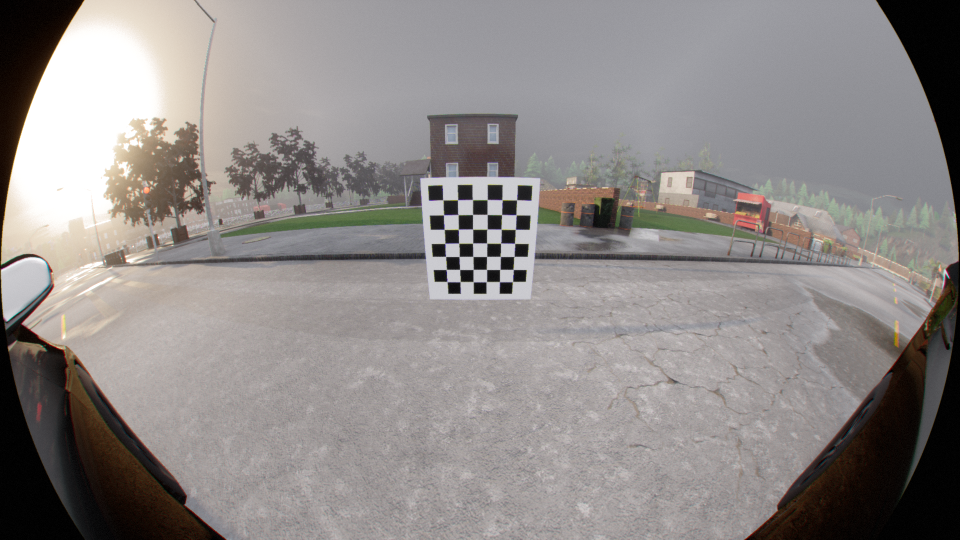
#> input picture IntrinsicCalibration/right/cali_right.png, 1920 x 1080 px (shown at 1/2 size)
$ python intrinsicCalib.py   (older library calls are emulated)
#> lines starting #> are read from the running program, lines starting #| are printed output that depends on the picture; after the words box and inside, x2 and y2 are one past the last pixel; in counts of white or black regions, pixels touching at a corner belong together
import argparse
import cv2
import numpy as np
import os

parser = argparse.ArgumentParser(description="Camera Intrinsic Calibration")
parser.add_argument('-input', '--INPUT_TYPE', default='image', type=str, help='Input Source: camera/video/image')
parser.add_argument('-type', '--CAMERA_TYPE', default='fisheye', type=str, help='Camera Type: fisheye/normal')
parser.add_argument('-id', '--CAMERA_ID', default=1, type=int, help='Camera ID')
parser.add_argument('-path', '--INPUT_PATH', default='./right/', type=str, help='Input Video/Image Path')
parser.add_argument('-video', '--VIDEO_FILE', default='video.mp4', type=str, help='Input Video File Name (eg.: video.mp4)')
# parser.add_argument('-image', '--IMAGE_FILE', default='img_raw', type=str, help='Input Image File Name Prefix (eg.: img_raw)')
parser.add_argument('-image', '--IMAGE_FILE', default='cali', type=str, help='Input Image File Name Prefix (eg.: img_raw)')
parser.add_argument('-mode', '--SELECT_MODE', default='manual', type=str, help='Image Select Mode: auto/manual')
parser.add_argument('-fw','--FRAME_WIDTH', default=1920, type=int, help='Camera Frame Width')
parser.add_argument('-fh','--FRAME_HEIGHT', default=1080, type=int, help='Camera Frame Height')
parser.add_argument('-bw','--BORAD_WIDTH', default=7, type=int, help='Chess Board Width (corners number)')
parser.add_argument('-bh','--BORAD_HEIGHT', default=6, type=int, help='Chess Board Height (corners number)')
parser.add_argument('-size','--SQUARE_SIZE', default=100, type=int, help='Chess Board Square Size (mm)')
parser.add_argument('-num','--CALIB_NUMBER', default=1, type=int, help='Least Required Calibration Frame Number')
parser.add_argument('-delay','--FRAME_DELAY', default=12, type=int, help='Capture Image Time Interval (frame number)')
parser.add_argument('-subpix','--SUBPIX_REGION', default=5, type=int, help='Corners Subpix Optimization Region')
parser.add_argument('-fps','--CAMERA_FPS', default=20, type=int, help='Camera Frame per Second(FPS)')
parser.add_argument('-fs', '--FOCAL_SCALE', default=1, type=float, help='Camera Undistort Focal Scale')
parser.add_argument('-ss', '--SIZE_SCALE', default=1, type=float, help='Camera Undistort Size Scale')
parser.add_argument('-store','--STORE_FLAG', default=False, type=bool, help='Store Captured Images (Ture/False)')
parser.add_argument('-store_path', '--STORE_PATH', default='./data/', type=str, help='Path to Store Captured Images')
parser.add_argument('-crop','--CROP_FLAG', default=False, type=bool, help='Crop Input Video/Image to (fw,fh) (Ture/False)')
parser.add_argument('-resize','--RESIZE_FLAG', default=False, type=bool, help='Resize Input Video/Image to (fw,fh) (Ture/False)')
args = parser.parse_args()


class CalibData:
    def __init__(self):
        self.type = None
        self.camera_mat = None
        self.dist_coeff = None
        self.rvecs = None
        self.tvecs = None
        self.map1 = None
        self.map2 = None
        self.reproj_err = None
        self.ok = False

class Fisheye:
    def __init__(self):
        self.data = CalibData()
        self.inited = False
        self.BOARD = np.array([ [(j * args.SQUARE_SIZE, i * args.SQUARE_SIZE, 0.)]
                               for i in range(args.BORAD_HEIGHT)
                               for j in range(args.BORAD_WIDTH) ],dtype=np.float32)

    # [52 lines left out: functions update, _update_init, _update_refine, _calc_reproj_err, _get_camera_mat_dst, _get_undistort_maps, not called in this run]

class Normal:
    # [58 lines left out: functions __init__, update, _update_init, _update_refine, _calc_reproj_err, _get_camera_mat_dst and 1 more, not called in this run]

class InCalibrator:
    def __init__(self, camera):
#> in imageManualMode, raw_frame is the input picture: shape (1080, 1920, 3); mean B, G, R 136.4, 138, 142.9
        if camera == 'fisheye':
            self.camera = Fisheye()
        elif camera == 'normal':
            self.camera = Normal()
        else:
            raise Exception("camera should be fisheye/normal")
        self.corners = []

    @staticmethod
    def get_args():
        return args

    def get_corners(self, img):
        ok, corners = cv2.findChessboardCorners(img, (args.BORAD_WIDTH, args.BORAD_HEIGHT),
                      flags = cv2.CALIB_CB_ADAPTIVE_THRESH|cv2.CALIB_CB_NORMALIZE_IMAGE|cv2.CALIB_CB_FAST_CHECK)
#> ok = True; corners = 42 rows, first 8: [1033.5, 400.4], [1032.6, 430.3], [1030.8, 459.6], [1029.8, 487.2], [1028.6, 513.4], [1026.7, 539.3], [1025.6, 563.5], [1004.5, 400.2]
        if ok:
            gray = cv2.cvtColor(img, cv2.COLOR_BGR2GRAY)
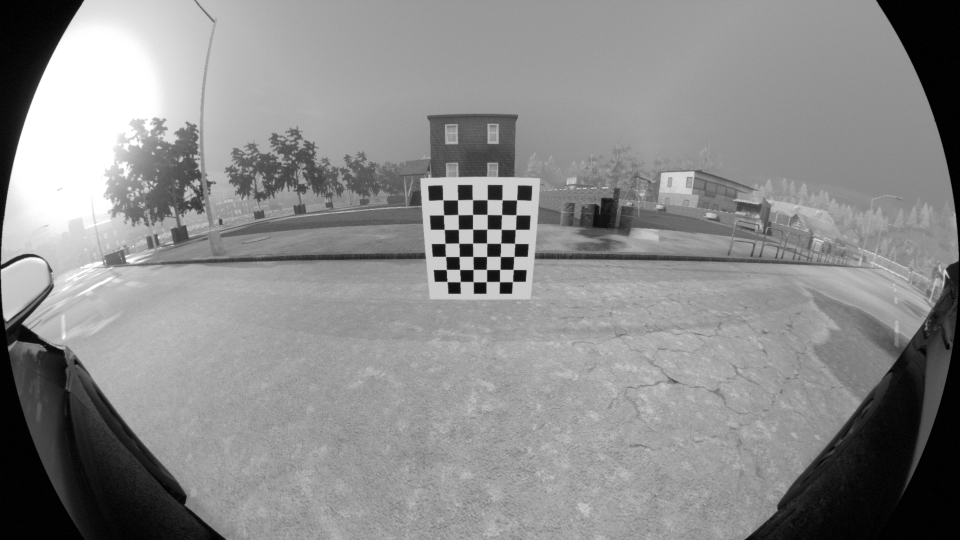
#> gray: shape (1080, 1920) (shown at 1/2 size); min 0, max 255, mean 139.3
            corners = cv2.cornerSubPix(gray, corners, (args.SUBPIX_REGION, args.SUBPIX_REGION), (-1, -1),
                                       (cv2.TERM_CRITERIA_EPS + cv2.TERM_CRITERIA_MAX_ITER, 30, 0.01))
#> corners = 42 rows, first 8: [1033.7, 400.3], [1032.7, 430.2], [1030.9, 459.3], [1029.7, 487.3], [1028.4, 513.4], [1026.7, 539.3], [1025.4, 563.6], [1004.7, 400.3]
        return ok, corners

    def draw_corners(self, img):
        ok, corners = self.get_corners(img)
#> ok = True
        cv2.drawChessboardCorners(img, (args.BORAD_WIDTH, args.BORAD_HEIGHT), corners, ok)
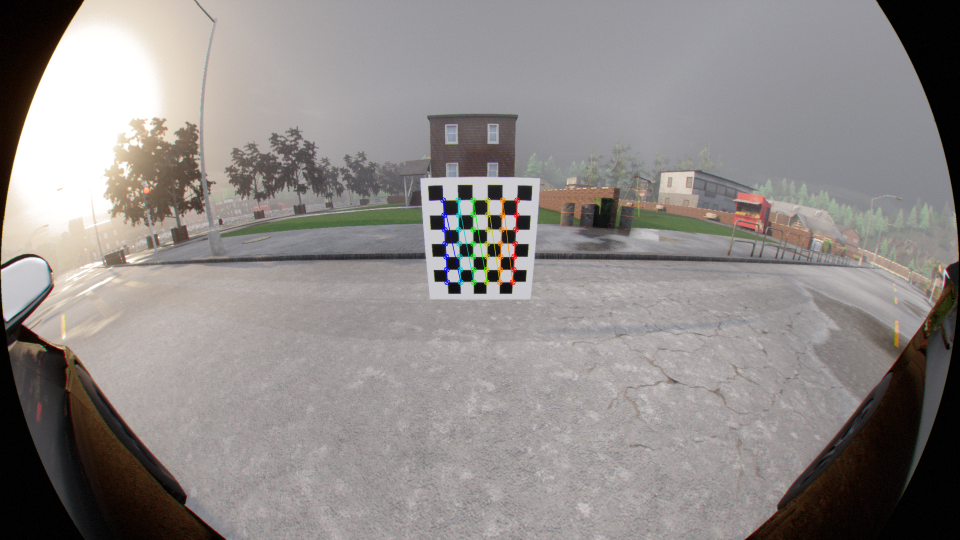
#> img: shape (1080, 1920, 3) (shown at 1/2 size); 0.41% of pixels changed, all inside (x1, y1, x2, y2) = (880, 394, 1041, 571)
        return img

    def undistort(self, img):
        data = self.camera.data
        return cv2.remap(img, data.map1, data.map2, cv2.INTER_LINEAR)

    # [19 lines left out: functions calibrate, __call__, centerCrop, not called in this run]

def get_images(PATH, NAME):
    filePath = [os.path.join(PATH, x) for x in os.listdir(PATH)
                if any(x.endswith(extension) for extension in ['.png', '.jpg', '.jpeg', '.PNG', '.JPG', '.JPEG'])
               ]
    filenames = [filename for filename in filePath if NAME in filename]
    if len(filenames) == 0:
        raise Exception("from {} read images failed".format(PATH))
    return filenames

class CalibMode():
    def __init__(self, calibrator, input_type, mode):
        self.calibrator = calibrator
        self.input_type = input_type
        self.mode = mode

    def imgPreprocess(self, img):
        if args.CROP_FLAG:
            img = centerCrop(img, args.FRAME_WIDTH, args.FRAME_HEIGHT)
        elif args.RESIZE_FLAG:
            img = cv2.resize(img, (args.FRAME_WIDTH, args.FRAME_HEIGHT))
        return img

    # [34 lines left out: functions setCamera, runCalib, imageAutoMode, not called in this run]

    def imageManualMode(self):
        filenames = get_images(args.INPUT_PATH, args.IMAGE_FILE)
        for filename in filenames:
            print(filename)
            raw_frame = cv2.imread(filename)
            raw_frame = self.imgPreprocess(raw_frame)
            img = raw_frame.copy()
            img = self.calibrator.draw_corners(img)
            display = "raw_frame: press SPACE to SELECT, other key to SKIP, press ESC to QUIT"
            cv2.namedWindow(display, flags = cv2.WINDOW_NORMAL | cv2.WINDOW_KEEPRATIO)
            cv2.imshow(display, img)
            key = cv2.waitKey(0)
#> (key Esc is pressed here)
            if key == 32:
                result = self.runCalib(raw_frame, display_raw = False)
            if key == 27: break
        cv2.destroyAllWindows()
#> (the run stopped early here; a loop or call above may not have finished)
